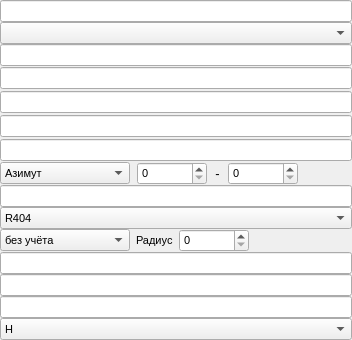
       <widget class="QWidget" name="widget_5" native="true">
        <property name="font">
         <font>
          <family>Tahoma</family>
          <pointsize>8</pointsize>
         </font>
        </property>
        <layout class="QVBoxLayout" name="verticalLayout_3">
         <property name="spacing">
          <number>0</number>
         </property>
         <property name="sizeConstraint">
          <enum>QLayout::SetFixedSize</enum>
         </property>
         <property name="leftMargin">
          <number>0</number>
         </property>
         <property name="topMargin">
          <number>0</number>
         </property>
         <property name="rightMargin">
          <number>0</number>
         </property>
         <property name="bottomMargin">
          <number>0</number>
         </property>
         <item>
          <widget class="QWidget" name="widget_31" native="true">
           <property name="maximumSize">
            <size>
             <width>16777215</width>
             <height>24</height>
            </size>
           </property>
           <layout class="QHBoxLayout" name="horizontalLayout_21">
            <property name="spacing">
             <number>0</number>
            </property>
            <property name="leftMargin">
             <number>0</number>
            </property>
            <property name="topMargin">
             <number>0</number>
            </property>
            <property name="rightMargin">
             <number>0</number>
            </property>
            <property name="bottomMargin">
             <number>0</number>
            </property>
            <item>
             <widget class="QLineEdit" name="DBEdit_NaimenovanieRES"/>
            </item>
           </layout>
          </widget>
         </item>
         <item>
          <widget class="QWidget" name="widget_30" native="true">
           <property name="maximumSize">
            <size>
             <width>16777215</width>
             <height>24</height>
            </size>
           </property>
           <layout class="QHBoxLayout" name="horizontalLayout_28">
            <property name="spacing">
             <number>0</number>
            </property>
            <property name="leftMargin">
             <number>0</number>
            </property>
            <property name="topMargin">
             <number>0</number>
            </property>
            <property name="rightMargin">
             <number>0</number>
            </property>
            <property name="bottomMargin">
             <number>0</number>
            </property>
            <item>
             <widget class="QComboBox" name="DBLUpCBox_NaimenovanieTipaRES"/>
            </item>
           </layout>
          </widget>
         </item>
         <item>
          <widget class="QWidget" name="widget_29" native="true">
           <property name="maximumSize">
            <size>
             <width>16777215</width>
             <height>24</height>
            </size>
           </property>
           <layout class="QHBoxLayout" name="horizontalLayout_27">
            <property name="spacing">
             <number>0</number>
            </property>
            <property name="leftMargin">
             <number>0</number>
            </property>
            <property name="topMargin">
             <number>0</number>
            </property>
            <property name="rightMargin">
             <number>0</number>
            </property>
            <property name="bottomMargin">
             <number>0</number>
            </property>
            <item>
             <widget class="QLineEdit" name="DBEdit_MestoRazmescheniya"/>
            </item>
           </layout>
          </widget>
         </item>
         <item>
          <widget class="QWidget" name="widget_26" native="true">
           <property name="minimumSize">
            <size>
             <width>0</width>
             <height>48</height>
            </size>
           </property>
           <property name="maximumSize">
            <size>
             <width>16777215</width>
             <height>48</height>
            </size>
           </property>
           <layout class="QVBoxLayout" name="verticalLayout_7">
            <property name="spacing">
             <number>0</number>
            </property>
            <property name="leftMargin">
             <number>0</number>
            </property>
            <property name="topMargin">
             <number>0</number>
            </property>
            <property name="rightMargin">
             <number>0</number>
            </property>
            <property name="bottomMargin">
             <number>0</number>
            </property>
            <item>
             <widget class="QWidget" name="widget_41" native="true">
              <layout class="QHBoxLayout" name="horizontalLayout_26">
               <property name="spacing">
                <number>0</number>
               </property>
               <property name="leftMargin">
                <number>0</number>
               </property>
               <property name="topMargin">
                <number>0</number>
               </property>
               <property name="rightMargin">
                <number>0</number>
               </property>
               <property name="bottomMargin">
                <number>0</number>
               </property>
               <item>
                <widget class="QLineEdit" name="DBEdit_ShirotaStr"/>
               </item>
              </layout>
             </widget>
            </item>
            <item>
             <widget class="QWidget" name="widget_40" native="true">
              <layout class="QHBoxLayout" name="horizontalLayout_25">
               <property name="spacing">
                <number>0</number>
               </property>
               <property name="leftMargin">
                <number>0</number>
               </property>
               <property name="topMargin">
                <number>0</number>
               </property>
               <property name="rightMargin">
                <number>0</number>
               </property>
               <property name="bottomMargin">
                <number>0</number>
               </property>
               <item>
                <widget class="QLineEdit" name="DBEdit_ShirotaDes"/>
               </item>
              </layout>
             </widget>
            </item>
           </layout>
          </widget>
         </item>
         <item>
          <widget class="QWidget" name="widget_21" native="true">
           <property name="minimumSize">
            <size>
             <width>0</width>
             <height>48</height>
            </size>
           </property>
           <property name="maximumSize">
            <size>
             <width>16777215</width>
             <height>48</height>
            </size>
           </property>
           <layout class="QVBoxLayout" name="verticalLayout_8">
            <property name="spacing">
             <number>0</number>
            </property>
            <property name="leftMargin">
             <number>0</number>
            </property>
            <property name="topMargin">
             <number>0</number>
            </property>
            <property name="rightMargin">
             <number>0</number>
            </property>
            <property name="bottomMargin">
             <number>0</number>
            </property>
            <item>
             <widget class="QWidget" name="widget_42" native="true">
              <layout class="QHBoxLayout" name="horizontalLayout_24">
               <property name="spacing">
                <number>0</number>
               </property>
               <property name="leftMargin">
                <number>0</number>
               </property>
               <property name="topMargin">
                <number>0</number>
               </property>
               <property name="rightMargin">
                <number>0</number>
               </property>
               <property name="bottomMargin">
                <number>0</number>
               </property>
               <item>
                <widget class="QLineEdit" name="DBEdit_DolgotaStr"/>
               </item>
              </layout>
             </widget>
            </item>
            <item>
             <widget class="QWidget" name="widget_43" native="true">
              <layout class="QHBoxLayout" name="horizontalLayout_23">
               <property name="spacing">
                <number>0</number>
               </property>
               <property name="leftMargin">
                <number>0</number>
               </property>
               <property name="topMargin">
                <number>0</number>
               </property>
               <property name="rightMargin">
                <number>0</number>
               </property>
               <property name="bottomMargin">
                <number>0</number>
               </property>
               <item>
                <widget class="QLineEdit" name="DBEdit_DolgotaDes"/>
               </item>
              </layout>
             </widget>
            </item>
           </layout>
          </widget>
         </item>
         <item>
          <widget class="QWidget" name="widget_28" native="true">
           <property name="maximumSize">
            <size>
             <width>16777215</width>
             <height>24</height>
            </size>
           </property>
           <layout class="QHBoxLayout" name="horizontalLayout_22">
            <property name="spacing">
             <number>7</number>
            </property>
            <property name="leftMargin">
             <number>0</number>
            </property>
            <property name="topMargin">
             <number>0</number>
            </property>
            <property name="rightMargin">
             <number>0</number>
            </property>
            <property name="bottomMargin">
             <number>0</number>
            </property>
            <item>
             <widget class="QComboBox" name="DBCBox_TipAzimuta">
              <property name="minimumSize">
               <size>
                <width>130</width>
                <height>21</height>
               </size>
              </property>
              <property name="maximumSize">
               <size>
                <width>130</width>
                <height>16777215</height>
               </size>
              </property>
              <item>
               <property name="text">
                <string>Азимут</string>
               </property>
              </item>
              <item>
               <property name="text">
                <string>Вращение</string>
               </property>
              </item>
              <item>
               <property name="text">
                <string>Сектор</string>
               </property>
              </item>
             </widget>
            </item>
            <item>
             <widget class="QSpinBox" name="DBEdit_AzimutOsnovnoy">
              <property name="minimumSize">
               <size>
                <width>70</width>
                <height>0</height>
               </size>
              </property>
              <property name="maximumSize">
               <size>
                <width>70</width>
                <height>16777215</height>
               </size>
              </property>
              <property name="maximum">
               <number>360</number>
              </property>
             </widget>
            </item>
            <item>
             <widget class="QLabel" name="label_28">
              <property name="minimumSize">
               <size>
                <width>7</width>
                <height>0</height>
               </size>
              </property>
              <property name="font">
               <font>
                <pointsize>10</pointsize>
               </font>
              </property>
              <property name="text">
               <string>-</string>
              </property>
              <property name="alignment">
               <set>Qt::AlignCenter</set>
              </property>
             </widget>
            </item>
            <item>
             <widget class="QSpinBox" name="DBEdit_AzimutDopolnitelniy">
              <property name="minimumSize">
               <size>
                <width>70</width>
                <height>20</height>
               </size>
              </property>
              <property name="maximumSize">
               <size>
                <width>70</width>
                <height>16777215</height>
               </size>
              </property>
             </widget>
            </item>
            <item>
             <spacer name="horizontalSpacer_2">
              <property name="orientation">
               <enum>Qt::Horizontal</enum>
              </property>
              <property name="sizeHint" stdset="0">
               <size>
                <width>44</width>
                <height>17</height>
               </size>
              </property>
             </spacer>
            </item>
           </layout>
          </widget>
         </item>
         <item>
          <widget class="QWidget" name="widget_27" native="true">
           <property name="maximumSize">
            <size>
             <width>16777215</width>
             <height>24</height>
            </size>
           </property>
           <layout class="QHBoxLayout" name="horizontalLayout_31">
            <property name="spacing">
             <number>0</number>
            </property>
            <property name="leftMargin">
             <number>0</number>
            </property>
            <property name="topMargin">
             <number>0</number>
            </property>
            <property name="rightMargin">
             <number>0</number>
            </property>
            <property name="bottomMargin">
             <number>0</number>
            </property>
            <item>
             <widget class="QLineEdit" name="DBEdit_Chastota"/>
            </item>
           </layout>
          </widget>
         </item>
         <item>
          <widget class="QWidget" name="widget_25" native="true">
           <property name="maximumSize">
            <size>
             <width>16777215</width>
             <height>24</height>
            </size>
           </property>
           <layout class="QHBoxLayout" name="horizontalLayout_30">
            <property name="spacing">
             <number>0</number>
            </property>
            <property name="leftMargin">
             <number>0</number>
            </property>
            <property name="topMargin">
             <number>0</number>
            </property>
            <property name="rightMargin">
             <number>0</number>
            </property>
            <property name="bottomMargin">
             <number>0</number>
            </property>
            <item>
             <widget class="QComboBox" name="DBCBox_OslablenieSF">
              <item>
               <property name="text">
                <string>R404</string>
               </property>
              </item>
              <item>
               <property name="text">
                <string>R414</string>
               </property>
              </item>
              <item>
               <property name="text">
                <string>R41916QAM</string>
               </property>
              </item>
              <item>
               <property name="text">
                <string>R419QPSK</string>
               </property>
              </item>
              <item>
               <property name="text">
                <string>R430</string>
               </property>
              </item>
              <item>
               <property name="text">
                <string>по формуле</string>
               </property>
              </item>
             </widget>
            </item>
           </layout>
          </widget>
         </item>
         <item>
          <widget class="QWidget" name="widget_24" native="true">
           <property name="minimumSize">
            <size>
             <width>352</width>
             <height>0</height>
            </size>
           </property>
           <property name="maximumSize">
            <size>
             <width>16777215</width>
             <height>24</height>
            </size>
           </property>
           <layout class="QHBoxLayout" name="horizontalLayout_29">
            <property name="spacing">
             <number>6</number>
            </property>
            <property name="leftMargin">
             <number>0</number>
            </property>
            <property name="topMargin">
             <number>0</number>
            </property>
            <property name="rightMargin">
             <number>0</number>
            </property>
            <property name="bottomMargin">
             <number>0</number>
            </property>
            <item>
             <widget class="QComboBox" name="DBCBox_TipUchetaDopRES">
              <property name="minimumSize">
               <size>
                <width>130</width>
                <height>1</height>
               </size>
              </property>
              <property name="maximumSize">
               <size>
                <width>130</width>
                <height>16777215</height>
               </size>
              </property>
              <item>
               <property name="text">
                <string>без учёта</string>
               </property>
              </item>
              <item>
               <property name="text">
                <string>с учётом «R»</string>
               </property>
              </item>
              <item>
               <property name="text">
                <string>с учётом «R+»</string>
               </property>
              </item>
             </widget>
            </item>
            <item>
             <widget class="QLabel" name="label_29">
              <property name="text">
               <string>Радиус</string>
              </property>
             </widget>
            </item>
            <item>
             <widget class="QSpinBox" name="DBEdit_RadiusDopRES">
              <property name="minimumSize">
               <size>
                <width>70</width>
                <height>0</height>
               </size>
              </property>
              <property name="maximumSize">
               <size>
                <width>70</width>
                <height>16777215</height>
               </size>
              </property>
             </widget>
            </item>
            <item>
             <spacer name="horizontalSpacer_3">
              <property name="orientation">
               <enum>Qt::Horizontal</enum>
              </property>
              <property name="sizeHint" stdset="0">
               <size>
                <width>93</width>
                <height>17</height>
               </size>
              </property>
             </spacer>
            </item>
           </layout>
          </widget>
         </item>
         <item>
          <widget class="QWidget" name="widget_23" native="true">
           <property name="maximumSize">
            <size>
             <width>16777215</width>
             <height>24</height>
            </size>
           </property>
           <layout class="QHBoxLayout" name="horizontalLayout_35">
            <property name="spacing">
             <number>0</number>
            </property>
            <property name="leftMargin">
             <number>0</number>
            </property>
            <property name="topMargin">
             <number>0</number>
            </property>
            <property name="rightMargin">
             <number>0</number>
            </property>
            <property name="bottomMargin">
             <number>0</number>
            </property>
            <item>
             <widget class="QLineEdit" name="DBEdit_Porog1"/>
            </item>
           </layout>
          </widget>
         </item>
         <item>
          <widget class="QWidget" name="widget_22" native="true">
           <property name="maximumSize">
            <size>
             <width>16777215</width>
             <height>24</height>
            </size>
           </property>
           <layout class="QHBoxLayout" name="horizontalLayout_34">
            <property name="spacing">
             <number>0</number>
            </property>
            <property name="leftMargin">
             <number>0</number>
            </property>
            <property name="topMargin">
             <number>0</number>
            </property>
            <property name="rightMargin">
             <number>0</number>
            </property>
            <property name="bottomMargin">
             <number>0</number>
            </property>
            <item>
             <widget class="QLineEdit" name="DBEdit_Porog2"/>
            </item>
           </layout>
          </widget>
         </item>
         <item>
          <widget class="QWidget" name="widget_9" native="true">
           <property name="maximumSize">
            <size>
             <width>16777215</width>
             <height>24</height>
            </size>
           </property>
           <layout class="QHBoxLayout" name="horizontalLayout_33">
            <property name="spacing">
             <number>0</number>
            </property>
            <property name="leftMargin">
             <number>0</number>
            </property>
            <property name="topMargin">
             <number>0</number>
            </property>
            <property name="rightMargin">
             <number>0</number>
            </property>
            <property name="bottomMargin">
             <number>0</number>
            </property>
            <item>
             <widget class="QLineEdit" name="DBEdit_Porog3"/>
            </item>
           </layout>
          </widget>
         </item>
         <item>
          <widget class="QWidget" name="widget_18" native="true">
           <property name="maximumSize">
            <size>
             <width>16777215</width>
             <height>24</height>
            </size>
           </property>
           <layout class="QHBoxLayout" name="horizontalLayout_32">
            <property name="spacing">
             <number>0</number>
            </property>
            <property name="leftMargin">
             <number>0</number>
            </property>
            <property name="topMargin">
             <number>0</number>
            </property>
            <property name="rightMargin">
             <number>0</number>
            </property>
            <property name="bottomMargin">
             <number>0</number>
            </property>
            <item>
             <widget class="QComboBox" name="DBCBox_Polyarizaciya">
              <item>
               <property name="text">
                <string>H</string>
               </property>
              </item>
              <item>
               <property name="text">
                <string>V</string>
               </property>
              </item>
              <item>
               <property name="text">
                <string>X</string>
               </property>
              </item>
              <item>
               <property name="text">
                <string>O</string>
               </property>
              </item>
             </widget>
            </item>
           </layout>
          </widget>
         </item>
        </layout>
       </widget>
